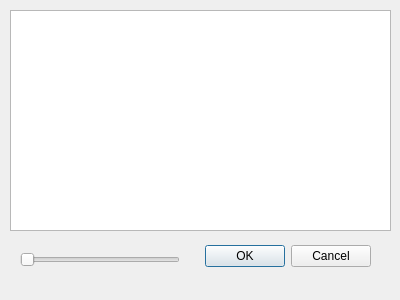
<?xml version="1.0" encoding="UTF-8"?>
<ui version="4.0">
 <class>HydroDataDialogBase</class>
 <widget class="QDialog" name="HydroDataDialogBase">
  <property name="geometry">
   <rect>
    <x>0</x>
    <y>0</y>
    <width>400</width>
    <height>300</height>
   </rect>
  </property>
  <property name="windowTitle">
   <string>NWIS Station Search</string>
  </property>
  <widget class="QDialogButtonBox" name="button_box">
   <property name="geometry">
    <rect>
     <x>30</x>
     <y>240</y>
     <width>341</width>
     <height>32</height>
    </rect>
   </property>
   <property name="orientation">
    <enum>Qt::Horizontal</enum>
   </property>
   <property name="standardButtons">
    <set>QDialogButtonBox::Cancel|QDialogButtonBox::Ok</set>
   </property>
  </widget>
  <widget class="QTextBrowser" name="txtFeedback">
   <property name="geometry">
    <rect>
     <x>10</x>
     <y>10</y>
     <width>381</width>
     <height>221</height>
    </rect>
   </property>
  </widget>
  <widget class="QSlider" name="searchDistanceSlider">
   <property name="geometry">
    <rect>
     <x>20</x>
     <y>250</y>
     <width>160</width>
     <height>19</height>
    </rect>
   </property>
   <property name="orientation">
    <enum>Qt::Horizontal</enum>
   </property>
  </widget>
 </widget>
 <resources/>
 <connections>
  <connection>
   <sender>button_box</sender>
   <signal>accepted()</signal>
   <receiver>HydroDataDialogBase</receiver>
   <slot>accept()</slot>
   <hints>
    <hint type="sourcelabel">
     <x>20</x>
     <y>20</y>
    </hint>
    <hint type="destinationlabel">
     <x>20</x>
     <y>20</y>
    </hint>
   </hints>
  </connection>
  <connection>
   <sender>button_box</sender>
   <signal>rejected()</signal>
   <receiver>HydroDataDialogBase</receiver>
   <slot>reject()</slot>
   <hints>
    <hint type="sourcelabel">
     <x>20</x>
     <y>20</y>
    </hint>
    <hint type="destinationlabel">
     <x>20</x>
     <y>20</y>
    </hint>
   </hints>
  </connection>
 </connections>
</ui>
